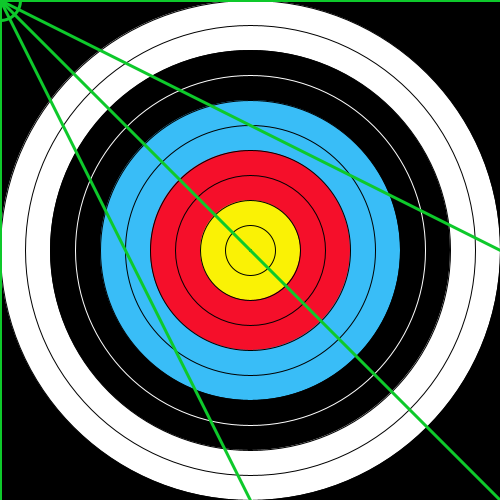
Frame 1 (no input)
Frame 60 (the mouse pressed at the canvas centre just before this capture): identical to frame 1, image omitted
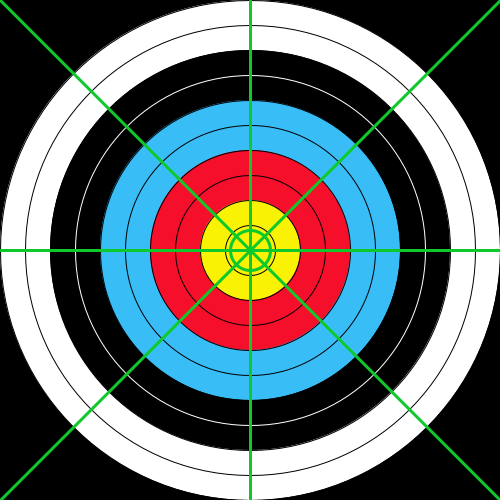
Frame 120 (the mouse held since frame 60 and released just before this capture)

The Processing sketch that drew these frames (run headless with seeded random() and noise(); from frame 60 on, the mouse is pressed at the canvas centre):

// Processing sketch: processing_96173
// ── processing_96173.pde


void setup(){
  size(500,500);
}

void draw(){
  fill(0);
  stroke(0);
  strokeWeight(1);
  
  rect(0,0,width,height);
  fill(255);
  stroke(0);
  
  ellipse(250,250,width,height);
  ellipse(250,250,width-50,height-50);
  fill(0);
  ellipse(250,250,width-100,height-100);
  stroke(255);
  ellipse(250,250,width-150,height-150);
  fill(57,189,247);
  stroke(0);
  ellipse(250,250,width-200,height-200);
  ellipse(250,250,width-250,height-250);
  fill(245,15,42);
  ellipse(250,250,width-300,height-300);
  ellipse(250,250,width-350,height-350);
  fill(250,242,5);
  ellipse(250,250,width-400,height-400);
  ellipse(250,250,width-450,height-450);
  fill(0);
  ellipse(250,250,width-498,height-498);

  noFill();
  stroke(14,201,43);
  strokeWeight(3);
  
  ellipse(mouseX,mouseY,40,40);
  
  // Agafat de la pràctica "bola02" del 2n seminari.
  line(0,0,mouseX,mouseY);
  line(width,height,mouseX,mouseY);
  line(width,0,mouseX,mouseY);
  line(0,height,mouseX,mouseY);
  
  line(250,0,mouseX,mouseY);
  line(250,500,mouseX,mouseY);
  line(0,250,mouseX,mouseY);
  line(500,250,mouseX,mouseY);
  
  noCursor();
}
